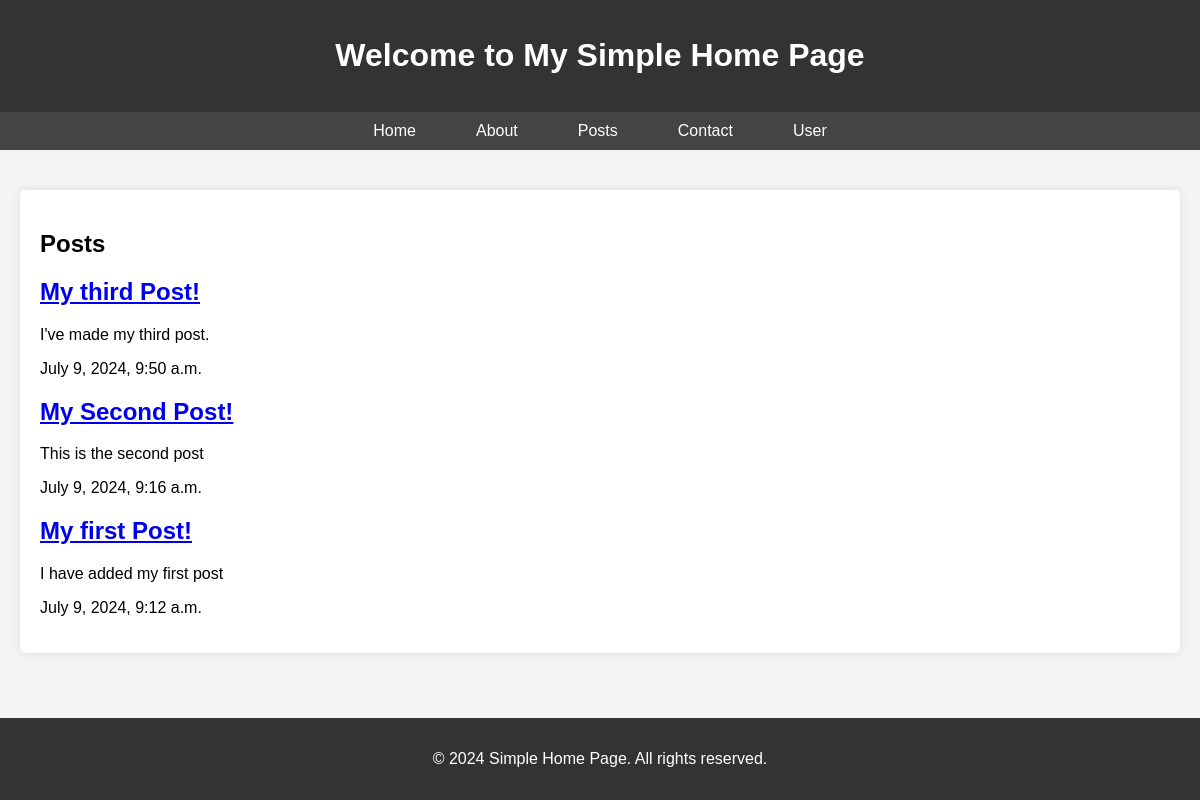
The page /posts/ on the database as committed earlier.
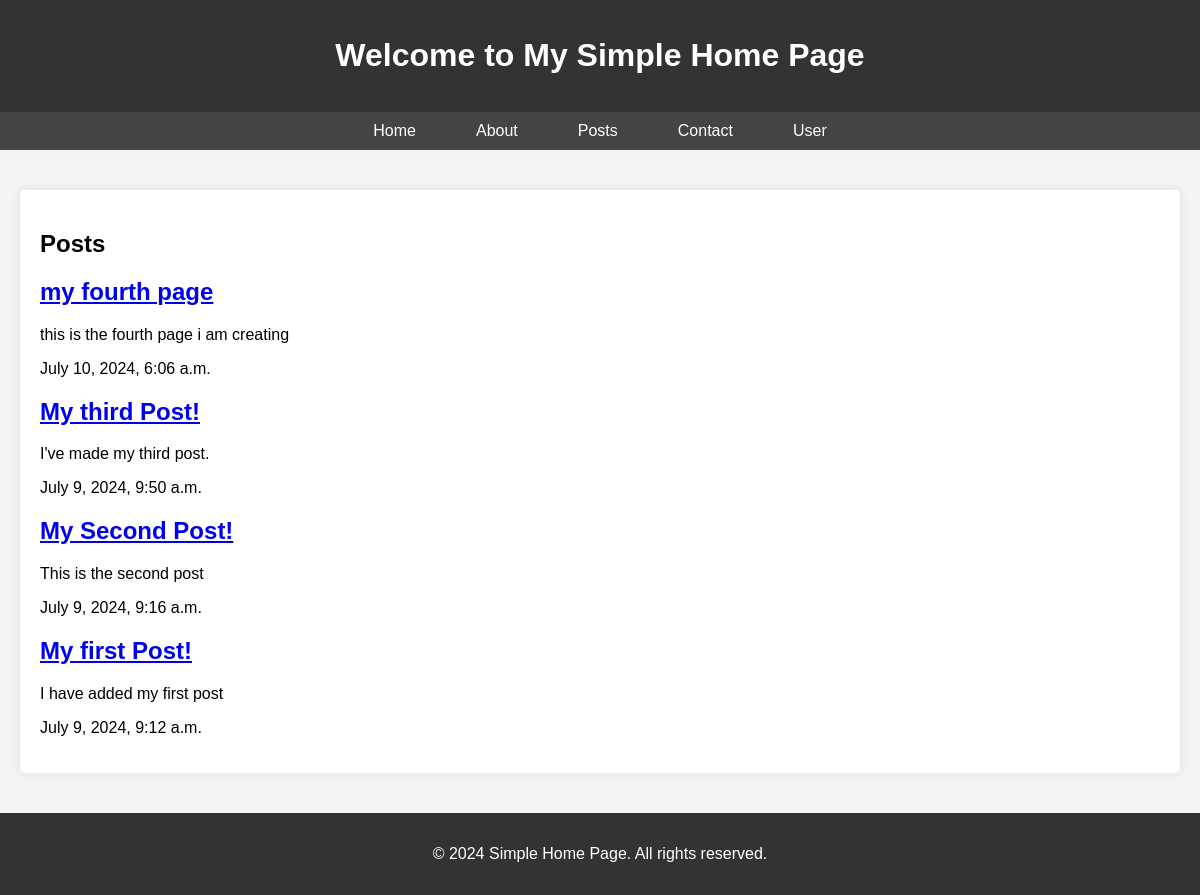
The same page on the database as committed later.
### posts/models.py (models this page shows, shortened)
class Post(models.Model):
    title = models.CharField(max_length=75)
    body = models.TextField()
    slug = models.SlugField()
    date = models.DateTimeField(auto_now_add=True)
    banner = models.ImageField(default='img1.png' , blank=True)

### posts/views.py (the view)
# urls.py: path("",views.posts_list,name='list'),
def posts_list(request):
    posts = Post.objects.all().order_by('-date')
    return render(request, 'posts/posts_list.html',{'posts' : posts})

### posts/templates/posts/posts_list.html (shortened to what this page needs)
{% extends "layout.html" %}
{% block content %}
    <section>
        <h1>Posts</h1>
        {% for post in posts  %}
            <article class='post'>
                <h2>
                    <a href="{% url 'posts:page' slug=post.slug %}">
                        {{ post.title }}
                    </a>
                </h2>
                <p>{{ post.body }}</p>
                <p>{{ post.date }}</p>
            </article>
        {% endfor %}
    </section>
{% endblock content %}

Rows that differ between the two databases and show on the page:
added Post: title "my fourth page", body "this is the fourth page i am creating", date "July 10, 2024, 6:06 a.m."
